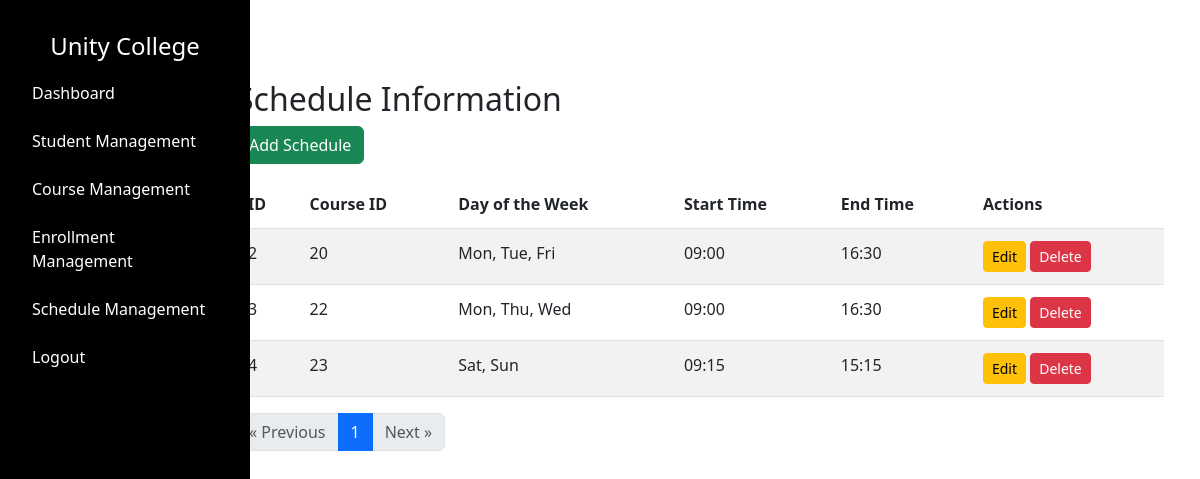
Page /admin/schedules (signed in) on the earlier database version.
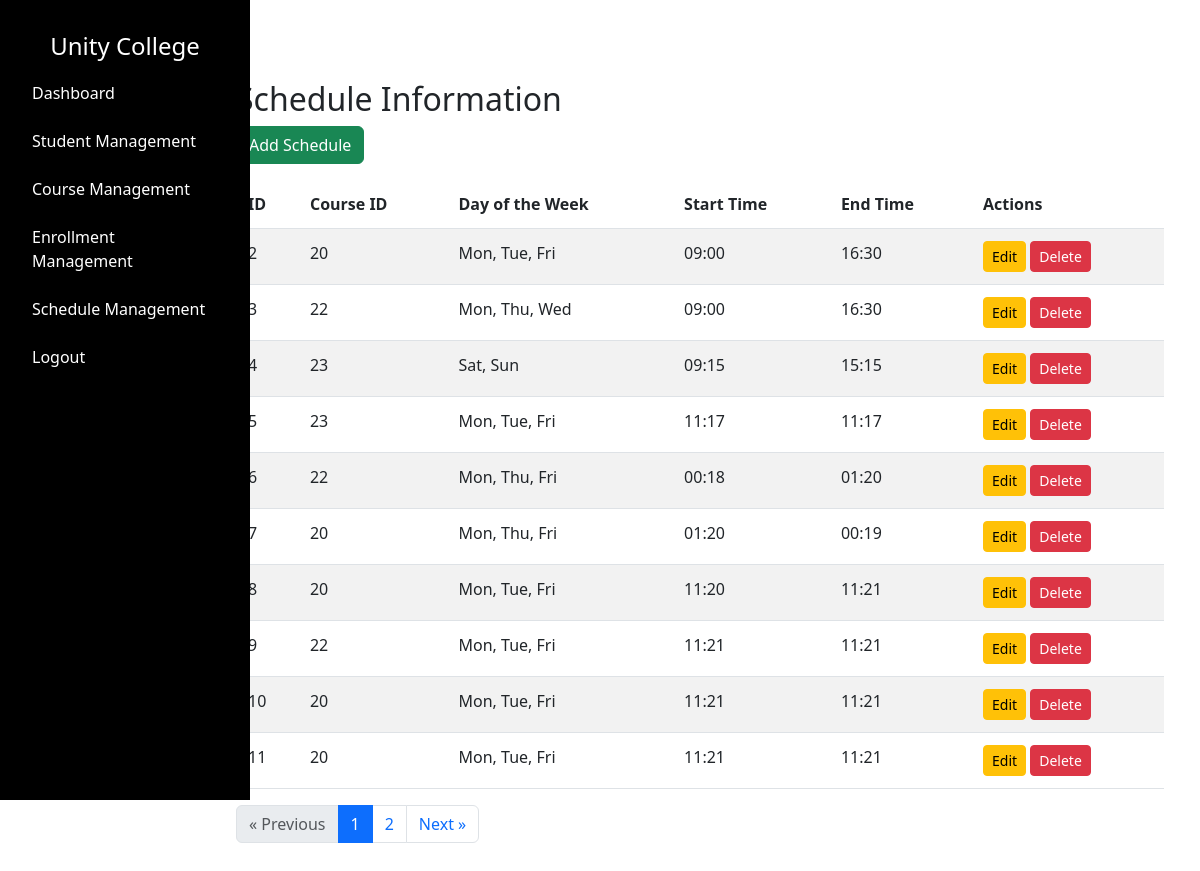
Same page on the later database version.
### tables this page shows
CREATE TABLE "schedule" (
    "id" INTEGER PRIMARY KEY AUTOINCREMENT,
    "course_id" INTEGER NOT NULL,
    "day_of_week" TEXT NOT NULL,
    "start_time" TEXT NOT NULL,
    "end_time" TEXT NOT NULL,
    FOREIGN KEY("course_id") REFERENCES "course"("id") ON DELETE CASCADE
);

### app.py (the view)
@app.route("/admin/schedules", methods=["GET"])
def admin_view_schedules():
    if 'username' not in session or session.get('user_type') != 'admin':
        return redirect(url_for('admin_login'))
    per_page = 10
    page = request.args.get('page', 1, type=int)
    schedules = query_db("SELECT * FROM schedule")
    total_schedules = len(schedules)
    total_pages = (total_schedules + per_page - 1) // per_page  # Calculate total pages
    start = (page - 1) * per_page
    end = start + per_page
    schedules_list = [
        {
            "id": schedule[0],
            "course_id": schedule[1],
            "day_of_week": schedule[2],
            "start_time": schedule[3],
            "end_time": schedule[4]
        }
        for schedule in schedules[start:end]
    ]
    return render_template(
        "admin/schedules.html",
        schedules=schedules_list,
        username=session.get('username'),
        current_page=page,
        total_pages=total_pages
    )

### dbcontroller.py (called while the page is built)
def query_db(query, args=(), one=False):
    con = sqlite3.connect('advweb.db')
    cur = con.cursor()
    cur.execute(query, args)
    rv = cur.fetchall()
    cur.close()
    con.close()
    return (rv[0] if rv else None) if one else rv

### templates/admin/schedules.html (shortened to what this page needs)
{% extends "/admin/layout.html" %} {% block content %}
<link href="/static/css/admin/schedulemgmt.css" rel="stylesheet" />
<div class="container mt-5">
  <h2>Schedule Information</h2>
  <a href="{{ url_for('add_schedule') }}" class="btn btn-success mb-3"
    >Add Schedule</a
  >
  <div class="table-responsive">
    <table class="table table-striped">
      <thead>
        <tr>
          <th>ID</th>
          <th>Course ID</th>
          <th>Day of the Week</th>
          <th>Start Time</th>
          <th>End Time</th>
          <th>Actions</th>
        </tr>
      </thead>
      <tbody>
        {% for schedule in schedules %}
        <tr>
          <td>{{ schedule['id'] }}</td>
          <td>{{ schedule['course_id'] }}</td>
          <td>{{ schedule['day_of_week'] }}</td>
          <td>{{ schedule['start_time'] }}</td>
          <td>{{ schedule['end_time'] }}</td>
          <td>
            <a
              href="{{ url_for('edit_schedule', schedule_id=schedule['id']) }}"
              class="btn btn-warning btn-sm"
              >Edit</a
            >
            <form
              action="{{ url_for('delete_schedule', id=schedule['id']) }}"
              method="post"
              style="display: inline"
            >
              <button
                type="submit"
                class="btn btn-danger btn-sm"
                onclick="return confirm('Are you sure you want to delete this schedule?')"
              >
                Delete
              </button>
            </form>
          </td>
        </tr>
        {% endfor %}
      </tbody>
    </table>
  </div>
  <div class="d-flex justify-content-start">
    <nav aria-label="Page navigation">
      <ul class="pagination">
        <li class="page-item {% if current_page == 1 %}disabled{% endif %}">
          <a
            class="page-link"
            href="{{ url_for('admin_view_schedules', page=current_page-1) }}"
            aria-label="Previous"
          >
            <span aria-hidden="true">&laquo;</span> Previous
          </a>
        </li>
        {% for page_num in range(1, total_pages + 1) %}
        <li
          class="page-item {% if page_num == current_page %}active{% endif %}"
        >
          <a
            class="page-link"
            href="{{ url_for('admin_view_schedules', page=page_num) }}"
            >{{ page_num }}</a
          >
        </li>
        {% endfor %}
        <li
          class="page-item {% if current_page == total_pages %}disabled{% endif %}"
        >
          <a
            class="page-link"
            href="{{ url_for('admin_view_schedules', page=current_page+1) }}"
            aria-label="Next"
          >
            Next <span aria-hidden="true">&raquo;</span>
          </a>
        </li>
      </ul>
    </nav>
  </div>
</div>
{% endblock %}

### templates/admin/layout.html (shortened to what this page needs)
<!DOCTYPE html>
<html lang="en">
  <head>
    <link href="/static/css/admin/layout.css" rel="stylesheet" />
    <link
      href="https://cdn.jsdelivr.net/npm/bootstrap@5.3.0/dist/css/bootstrap.min.css"
      rel="stylesheet"
    />
    <link
      href="https://cdnjs.cloudflare.com/ajax/libs/font-awesome/6.0.0-beta3/css/all.min.css"
      rel="stylesheet"
    />
  </head>
  <body>
    <div class="container-fluid">
      <div class="row">
        <nav id="sidebar" class="col-md-3 col-lg-2 d-md-block custom-sidebar">
          <div class="position-sticky">
            <h4 class="text-center mt-3">Unity College</h4>
            <ul class="nav flex-column">
              <li class="nav-item">
                <a
                  class="nav-link active"
                  href="{{ url_for('admin_dashboard') }}"
                  >Dashboard</a
                >
              </li>
              <li class="nav-item">
                <a class="nav-link" href="{{ url_for('admin_view_students') }}"
                  >Student Management</a
                >
              </li>
              <li class="nav-item">
                <a class="nav-link" href="{{ url_for('admin_view_courses') }}"
                  >Course Management</a
                >
              </li>
              <li class="nav-item">
                <a class="nav-link" href="{{url_for('admin_view_enrollment')}}"
                  >Enrollment Management</a
                >
              </li>
              <li class="nav-item">
                <a class="nav-link" href="{{url_for('admin_view_schedules')}}"
                  >Schedule Management</a
                >
              </li>
              <li class="nav-item">
                {% if username %}
                <a class="nav-link" href="{{ url_for('admin_logout') }}"
                  >Logout</a
                >
                {% else %}
                <a class="nav-link" href="{{ url_for('admin_login') }}"
                  >Login</a
                >
                {% endif %}
              </li>
            </ul>
          </div>
        </nav>
        <main class="col-md-9 ms-sm-auto col-lg-10 px-4 main-content">
          {% block content %}{% endblock %}
        </main>
      </div>
    </div>
  </body>
</html>

### static/css/admin/layout.css (style rules this page uses)
body { font-family: Arial, sans-serif; margin: 0; }
#sidebar.custom-sidebar { background-color: #000000; color: #ffffff; height: 100vh; padding-top: 1rem; position: fixed; top: 0; left: 0; width: 250px; transition: transform 0.3s ease, width 0.3s ease; transform: translateX(0); z-index: 1000; }
#sidebar.custom-sidebar .nav-link { color: #ffffff; padding: 0.75rem 1.25rem; transition: background-color 0.3s ease; }
.main-content { margin-left: 250px; padding: 2rem; transition: margin-left 0.3s ease, padding 0.3s ease; }

### static/css/admin/schedulemgmt.css (style rules this page uses)
.table td, .table th { padding: 0.75rem; }
.table { margin-bottom: 1rem; background-color: transparent; }

Differences in the rows shown:
added schedule: id "5", course_id "23", day_of_week "Mon, Tue, Fri", start_time "11:17", end_time "11:17"
added schedule: id "6", course_id "22", day_of_week "Mon, Thu, Fri", start_time "00:18", end_time "01:20"
added schedule: id "7", course_id "20", day_of_week "Mon, Thu, Fri", start_time "01:20", end_time "00:19"
added schedule: id "8", course_id "20", day_of_week "Mon, Tue, Fri", start_time "11:20", end_time "11:21"
added schedule: id "9", course_id "22", day_of_week "Mon, Tue, Fri", start_time "11:21", end_time "11:21"
added schedule: id "10", course_id "20", day_of_week "Mon, Tue, Fri", start_time "11:21", end_time "11:21"
added schedule: id "11", course_id "20", day_of_week "Mon, Tue, Fri", start_time "11:21", end_time "11:21"
Other differences:
new list line: "2"
